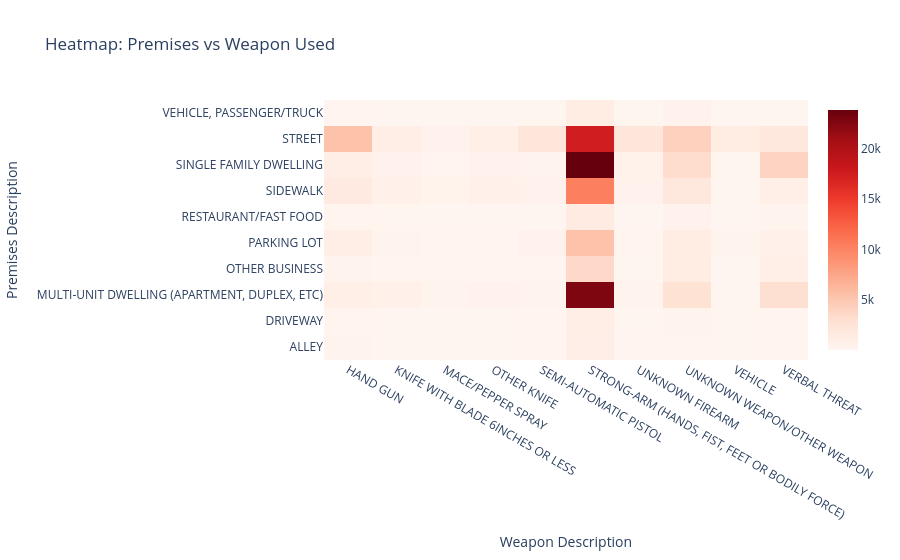

The notebook cell saved with this chart:
### Code cell
#---6. premises vs weapons used by type---
# Filter out rows where weapons were used (excluding 'No weapon used')
weapon_df = df[df['Weapon Desc'] != 'No weapon used']

# Group by Premises and Weapon Description
weapon_premise = weapon_df.groupby(['Premis Desc', 'Weapon Desc']).size().reset_index(name='Count')

# Optional: Limit to Top 10 Premises and Top 10 Weapons for clarity
top_premises = weapon_premise.groupby('Premis Desc')['Count'].sum().nlargest(10).index
top_weapons = weapon_premise.groupby('Weapon Desc')['Count'].sum().nlargest(10).index
filtered = weapon_premise[weapon_premise['Premis Desc'].isin(top_premises) & 
                          weapon_premise['Weapon Desc'].isin(top_weapons)]

# Pivot for heatmap
pivot = filtered.pivot(index='Premis Desc', columns='Weapon Desc', values='Count').fillna(0)

# Heatmap using plotly
import plotly.graph_objects as go

fig = go.Figure(data=go.Heatmap(
    z=pivot.values,
    x=pivot.columns,
    y=pivot.index,
    colorscale='Reds',
    hoverongaps=False
))

fig.update_layout(
    title='Heatmap: Premises vs Weapon Used',
    xaxis_title='Weapon Description',
    yaxis_title='Premises Description'
)

fig.show()

### Figure 1 — Plotly figure (JSON) as saved in the notebook; plotly's stock layout.template omitted (floating-point values rounded to 4 significant figures)
{"data": [{"colorscale": [[0, "rgb(255,245,240)"], [0.125, "rgb(254,224,210)"], [0.25, "rgb(252,187,161)"], [0.375, "rgb(252,146,114)"], [0.5, "rgb(251,106,74)"], [0.625, "rgb(239,59,44)"], [0.75, "rgb(203,24,29)"], [0.875, "rgb(165,15,21)"], [1, "rgb(103,0,13)"]], "hoverongaps": false, "type": "heatmap", "x": ["HAND GUN", "KNIFE WITH BLADE 6INCHES OR LESS", "MACE/PEPPER SPRAY", "OTHER KNIFE", "SEMI-AUTOMATIC PISTOL", "STRONG-ARM (HANDS, FIST, FEET OR BODILY FORCE)", "UNKNOWN FIREARM", "UNKNOWN WEAPON/OTHER WEAPON", "VEHICLE", "VERBAL THREAT"], "y": ["ALLEY", "DRIVEWAY", "MULTI-UNIT DWELLING (APARTMENT, DUPLEX, ETC)", "OTHER BUSINESS", "PARKING LOT", "RESTAURANT/FAST FOOD", "SIDEWALK", "SINGLE FAMILY DWELLING", "STREET", "VEHICLE, PASSENGER/TRUCK"], "z": [[268, 63, 21, 60, 125, 941, 98, 178, 63, 107], [157, 50, 20, 31, 78, 1063, 50, 233, 71, 118], [884, 576, 223, 445, 293, 22787, 333, 2752, 25, 2996], [343, 156, 117, 120, 107, 3612, 61, 1282, 12, 898], [973, 348, 197, 210, 374, 5423, 191, 1273, 330, 596], [164, 54, 38, 37, 39, 1358, 19, 450, 3, 226], [1515, 641, 358, 609, 550, 10305, 381, 1903, 61, 898], [965, 514, 168, 445, 337, 23882, 493, 3260, 54, 3959], [5406, 972, 507, 908, 2069, 17488, 2105, 4227, 1302, 1888], [117, 32, 6, 43, 65, 1300, 70, 543, 18, 40]]}], "layout": {"autosize": true, "title": {"text": "Heatmap: Premises vs Weapon Used"}, "xaxis": {"autorange": true, "range": [-0.5, 9.5], "title": {"text": "Weapon Description"}, "type": "category"}, "yaxis": {"autorange": true, "range": [-0.5, 9.5], "title": {"text": "Premises Description"}, "type": "category"}}}
